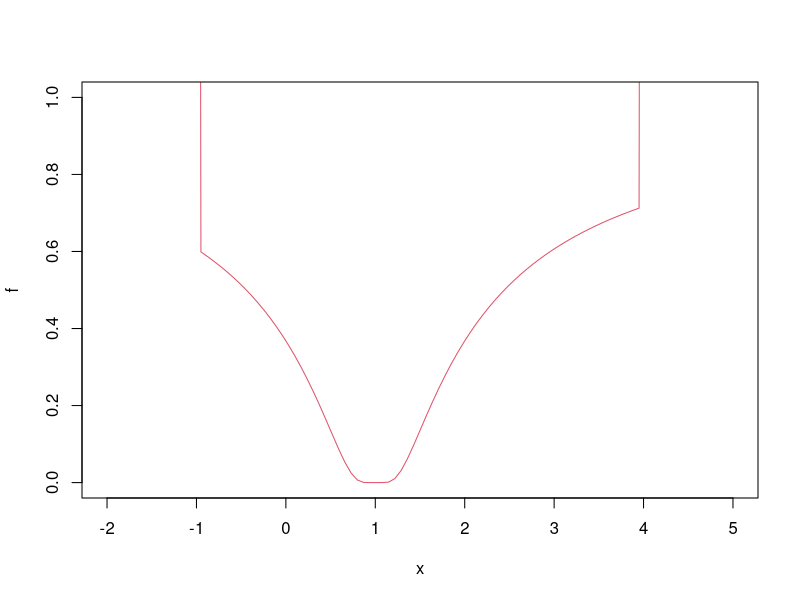

Generate this figure with R:
f <- function (x, a) (x - a)^2
xmin <- optimize(f, c(0, 1), tol = 0.0001, a = 1/3)
xmin

## See where the function is evaluated:
optimize(function(x) x^2*(print(x)-1), lower = 0, upper = 10)

## "wrong" solution with unlucky interval and piecewise constant f():
f  <- function(x) ifelse(x > -1, ifelse(x < 4, exp(-1/abs(x - 1)), 10), 10)
fp <- function(x) { print(x); f(x) }

plot(f, -2,5, ylim = 0:1, col = 2)
'aaa'
optimize(fp, c(-4, 20))   # doesn't see the minimum
optimize(fp, c(-7, 20))